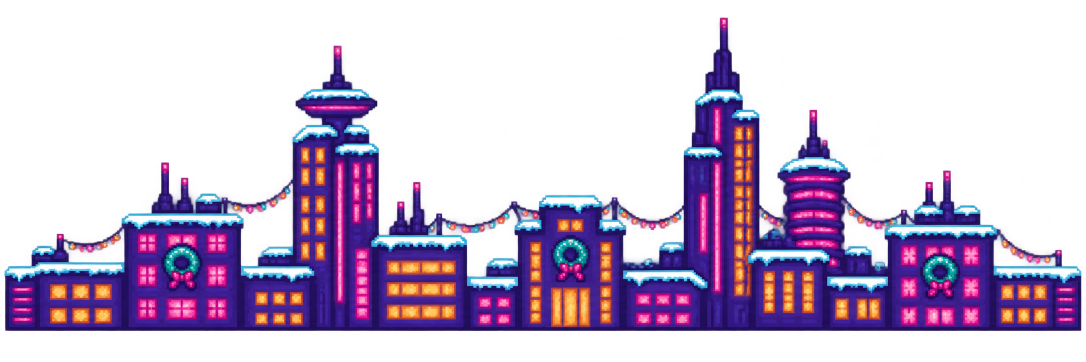
#> input picture scripts/racer-christmas-art/skyline.png, 2172 x 724 px (shown at 1/2 size)
$ python -i racer-christmas-art.py   (imports and definitions only)
#> lines starting #> are read from the running program, lines starting #| are printed output that depends on the picture; after the words box and inside, x2 and y2 are one past the last pixel; in counts of white or black regions, pixels touching at a corner belong together
#!/usr/bin/env python3
"""Prepare built-in ImageGen Neon Noel sources as hard-alpha, low-resolution sprites.
Run: python3 scripts/racer-christmas-art.py
Uses the same quantization and crash treatment as Racer's original art pipeline.
"""
from pathlib import Path
import importlib.util
import sys
from PIL import Image, ImageDraw, ImageOps

sys.dont_write_bytecode = True

ROOT = Path(__file__).resolve().parent.parent
spec = importlib.util.spec_from_file_location('racer_art', ROOT / 'scripts/racer-art.py')
art = importlib.util.module_from_spec(spec)
# [1 line not run here, left out]
SRC = ROOT / 'scripts/racer-christmas-art'
OUT = ROOT / 'src/client/shared/racer/christmas'
# [1 line not run here, left out]

def source(name):
#> called with name = 'skyline'
    img = Image.open(SRC / f'{name}.png').convert('RGBA')
#> img is the input picture: PIL image 2172x724 RGBA; mean R, G, B, A 39.6, 24.5, 52.6, 87.7
    # Remove the faint generated halo before resizing; preserve the actual sprite.
    alpha = img.getchannel('A').point(lambda a: 255 if a >= 180 else 0)
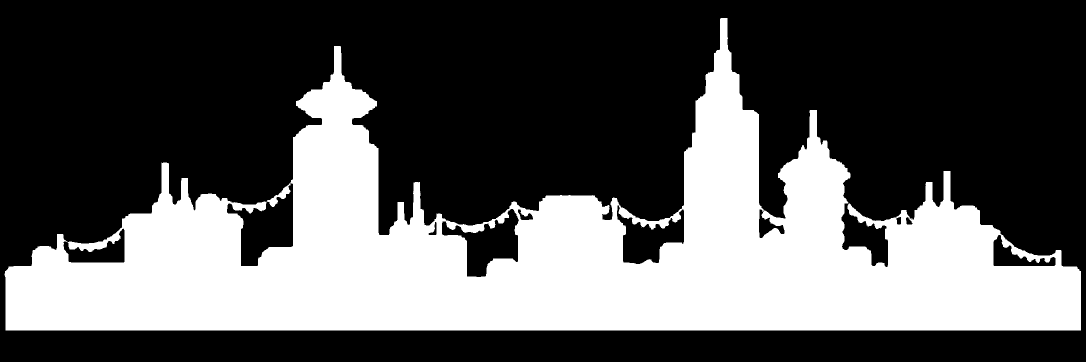
#> alpha: PIL image 2172x724 L (shown at 1/2 size); 34.4% white; 2 white regions (1 under 20 px), largest, box (x1, y1, x2, y2) and area: (9, 36, 2162, 661) 540204
    img.putalpha(alpha)
    return img.crop(alpha.getbbox())
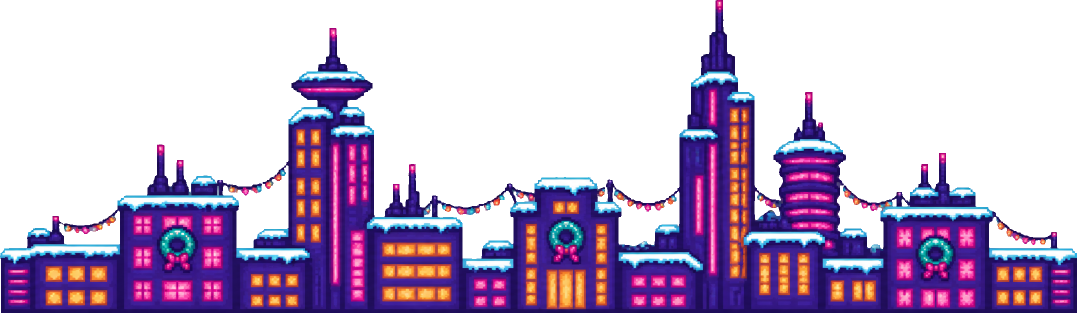
#> returned value: PIL image 2153x625 RGBA (shown at 1/2 size); mean R, G, B, A 46.1, 28.5, 60.9, 102.4; transparent parts drawn white

def save(img, name):
    img.save(OUT / f'{name}.webp', 'WEBP', lossless=True, exact=True, method=6)
    print(f'{name}: {img.width}x{img.height}')

# [1 line that did not run here, left out]
# [3 lines not run here, left out]
# Preserve the existing tile geometry (960x101). Two mirrored halves make a seamless loop.
city = source('skyline')
city = city.resize((480, 101), Image.Resampling.BOX)
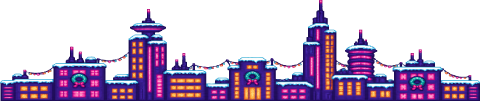
#> city: PIL image 480x101 RGBA; mean R, G, B, A 42.7, 25.9, 54.6, 102.3; transparent parts drawn white
# [1 line that did not run here, left out]
# pixelate trims transparent margins: restore exact tile dimensions without stretching.
strip = Image.new('RGBA', (480, 101))
#> strip: PIL image 480x101 RGBA; every value is 0
# [3 lines not run here, left out]
tile = Image.new('RGBA', (960, 101))
#> tile: PIL image 960x101 RGBA; every value is 0
# [3 lines not run here, left out]

>>> result = source('racer-christmas-art/car.png')
#> (the run stopped early here; a loop or call above may not have finished)
